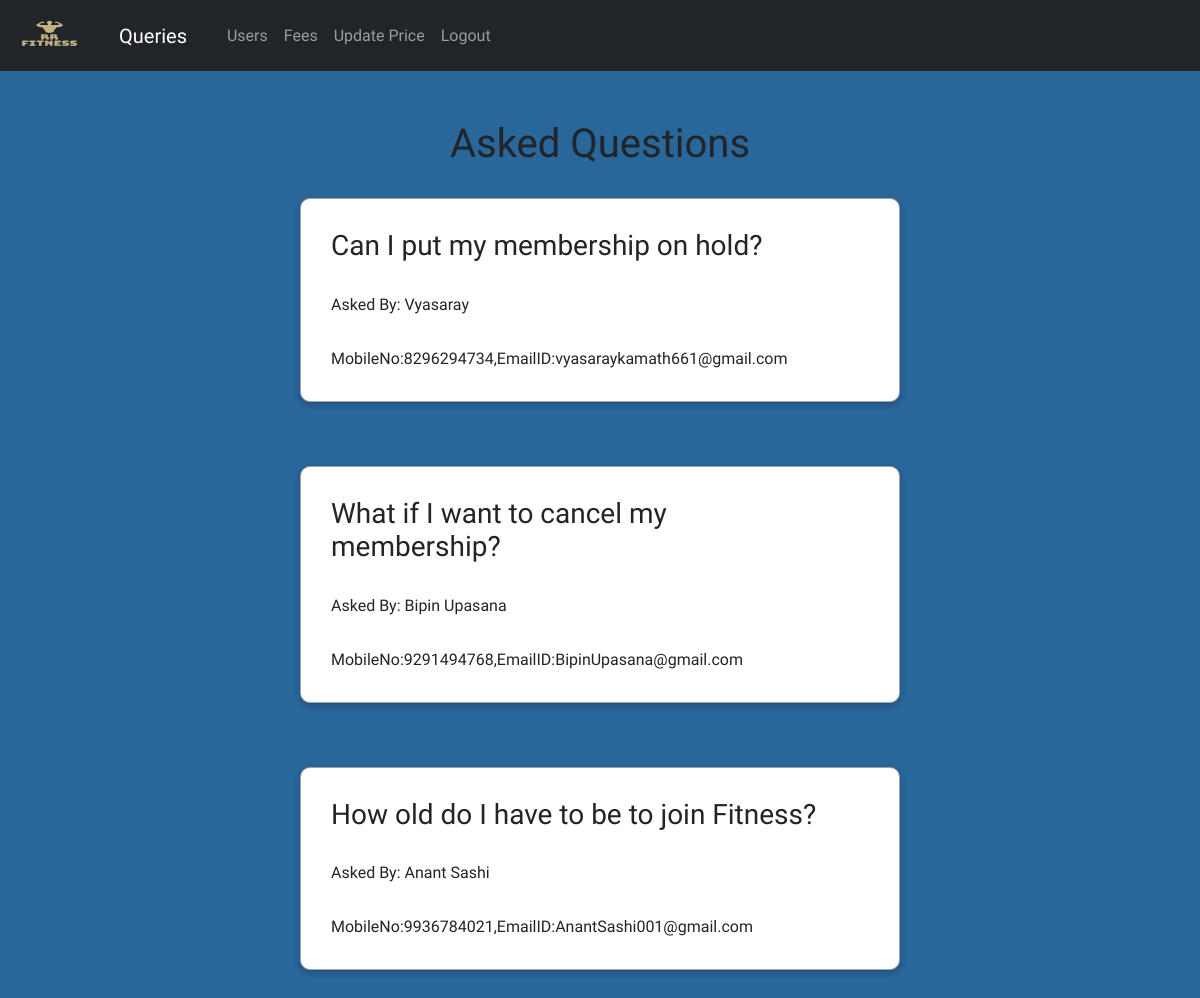
The page /queries.php on the database its author committed.
### tables this page shows
CREATE TABLE `messages` (
  `Name` varchar(20) NOT NULL,
  `Email` varchar(35) NOT NULL,
  `Mobileno` bigint(10) NOT NULL,
  `Message` text NOT NULL
);

### queries.php (the view, shortened to what this page needs)
<?php
require_once 'include\dbmscon.php';
?>
<!DOCTYPE html>
<html lang="en">
<head>
    <link href="https://cdn.jsdelivr.net/npm/bootstrap@5.1.3/dist/css/bootstrap.min.css" rel="stylesheet">
	<link rel="stylesheet" href="css/faqstyle.css">
    <link rel="stylesheet" href="css/style3.css">
</head>
<body>
<nav class="navbar navbar-expand-lg navbar-dark bg-dark">
    <div class="container-fluid">
        <a class="navbar-brand">
            <img src="logo.png" alt="" width="75" height="45">
        </a>
        <a class="nav-link navbar-brand active " href="queries.php">Queries</a>
        <div class="collapse navbar-collapse" id="navbarSupportedContent">
            <ul class="navbar-nav me-auto mb-2 mb-lg-0">
                <li class="nav-item">
                    <a class="nav-link " href="admin.php">Users</a>
                </li>
                <li class="nav-item">
                    <a class="nav-link " href="fees.php">Fees</a>
                </li>
                <li class="nav-item">
                    <a class="nav-link " href="updateprice.php">Update Price</a>
                </li>
                <li class="nav-item">
                    <a class="nav-link " href="logout.php">Logout</a>
                </li>
            </ul>
        </div>
    </div>
    </nav>
    <div class="faq-container">
        <br>
        <h1>Asked Questions</h1>
        <?php
        $sql="SELECT * FROM `messages`";
        $result=mysqli_query($conn,$sql);
        while ($row = mysqli_fetch_assoc($result)) {
            echo'<div class="faq active">
            <h3 class="faq-title">' . $row["Message"] . '</h3>
            <p class="faq-text">Asked By: ' . $row["Name"] . '</p>
            <p class="faq-text">MobileNo:' . $row["Mobileno"] . ',EmailID:' . $row["Email"] . '</p>
        </div> <br>';
        }
        ?>
    </body>
</html>

### css/faqstyle.css (style rules this page uses)
* { box-sizing: border-box; }
body { font-family: 'Muli', sans-serif; background-color: #f0f0f0; }
h1 { margin: 25px 0 30px; text-align: center; }
.faq-container { max-width: 600px; margin: 0 auto; }
.faq { background-color: transparent; border: 1px solid #9fa4a8; border-radius: 10px; margin: 20px 0; padding: 30px; position: relative; overflow: hidden; transition: 0.3s ease; }
.faq.active { background-color: #fff; box-shadow: 0 3px 6px rgba(0, 0, 0, 0.1), 0 3px 6px rgba(0, 0, 0, 0.1); }
.faq.active::before, .faq.active::after { content: '\f075'; font-family: 'Font Awesome 5 Free'; color: #2ecc71; font-size: 7rem; position: absolute; opacity: 0.2; top: 20px; left: 20px; z-index: 0; }
.faq.active::before { color: #3498db; top: -10px; left: -30px; transform: rotateY(180deg); }
.faq-title { margin: 0 35px 0 0; }
.faq-text { display: none; margin: 30px 0 0; }
.faq.active .faq-text { display: block; }

### css/style3.css (style rules this page uses)
body { background-color: #29669a; }

### rows shown on the page
messages: Message "Can I put my membership on hold?", Name "Vyasaray", Mobileno "8296294734", Email "vyasaraykamath661@gmail.com"
messages: Message "What if I want to cancel my membership?", Name "Bipin Upasana", Mobileno "9291494768", Email "BipinUpasana@gmail.com"
messages: Message "How old do I have to be to join Fitness?", Name "Anant Sashi", Mobileno "9936784021", Email "AnantSashi001@gmail.com"
